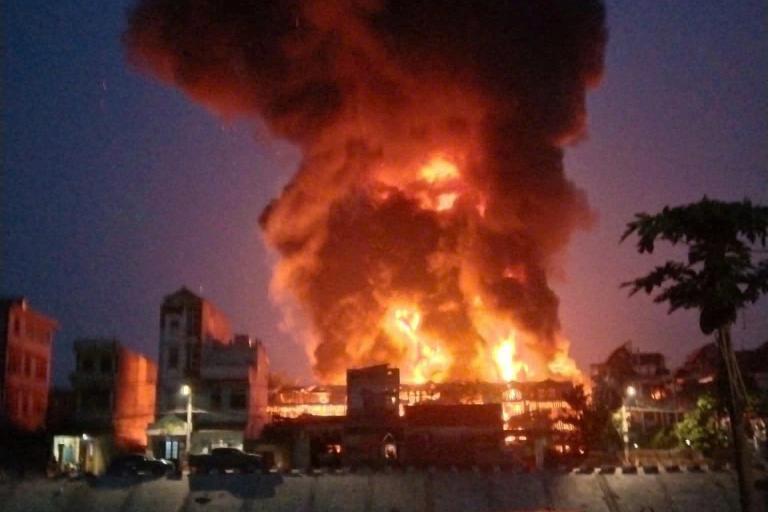
#> input picture ai_module/image.png, 1536 x 1024 px (shown at 1/2 size)
$ python -i detector_api.py   (imports and definitions only)   (older library calls are emulated)
#> lines starting #> are read from the running program, lines starting #| are printed output that depends on the picture; after the words box and inside, x2 and y2 are one past the last pixel; in counts of white or black regions, pixels touching at a corner belong together
"""
Lightweight HTTP detector for the multi-camera scanner.

POST /detect
{
  "camera": {"camera_id": "...", "name": "..."},
  "image_base64": "...",
  "content_type": "image/jpeg",
  "timestamp": "..."
}

Response:
{
  "detections": [
    {"event_type": "fire", "confidence": 0.82, "severity": "high", "metadata": {}}
  ]
}

This server intentionally uses Python's standard HTTP server so it can run with
the current requirements. OpenCV handles the baseline fire/flood heuristics.
YOLO traffic detection can be enabled with DETECTOR_ENABLE_YOLO=true.
"""

import base64
import json
import logging
import os
import requests
import time
from collections import defaultdict, deque
from http.server import BaseHTTPRequestHandler, ThreadingHTTPServer
from pathlib import Path
from typing import Any, Dict, List, Optional, Tuple

import cv2
import numpy as np
from dotenv import load_dotenv

MODULE_DIR = Path(__file__).resolve().parent
# [1 line not run here, left out]

HOST = os.getenv("DETECTOR_HOST", "127.0.0.1")
PORT = int(os.getenv("DETECTOR_PORT", "5055"))
ENABLE_YOLO = os.getenv("DETECTOR_ENABLE_YOLO", "false").lower() == "true"
GROQ_API_KEY = os.getenv("GROQ_API_KEY", "")
GROQ_VISION_MODEL = os.getenv("GROQ_VISION_MODEL", "meta-llama/llama-4-scout-17b-16e-instruct")
GEMINI_API_KEY = os.getenv("GEMINI_API_KEY", "")
GEMINI_VISION_MODEL = os.getenv("GEMINI_VISION_MODEL", "gemini-2.5-flash")
OPENROUTER_API_KEY = os.getenv("OPENROUTER_API_KEY", "")
AI_PROVIDER = os.getenv("DETECTOR_AI_PROVIDER", "groq").strip().lower()
DEFAULT_AI_MODEL = {
    "gemini": GEMINI_VISION_MODEL,
    "openrouter": "nvidia/nemotron-3-super-120b-a12b:free",
}.get(AI_PROVIDER, GROQ_VISION_MODEL)
REQUESTED_AI_MODEL = os.getenv(
    "DETECTOR_AI_MODEL",
    DEFAULT_AI_MODEL,
)
AI_TEXT_MODEL_FALLBACK = os.getenv("DETECTOR_AI_TEXT_MODEL_FALLBACK", "x-ai/grok-4.3")
IMAGE_ONLY_AI_MODELS = {"x-ai/grok-imagine-image-quality"}
AI_MODEL_FALLBACK_REASON = ""
AI_MODEL = REQUESTED_AI_MODEL
if AI_PROVIDER == "openrouter" and REQUESTED_AI_MODEL in IMAGE_ONLY_AI_MODELS:
    AI_MODEL = AI_TEXT_MODEL_FALLBACK
    AI_MODEL_FALLBACK_REASON = (
        f"{REQUESTED_AI_MODEL} outputs images, so detector uses {AI_TEXT_MODEL_FALLBACK} for image-to-JSON recognition"
    )
AI_ENDPOINT = os.getenv(
    "DETECTOR_AI_ENDPOINT",
    {
        "gemini": "https://generativelanguage.googleapis.com/v1beta/openai/chat/completions",
        "openrouter": "https://openrouter.ai/api/v1/chat/completions",
    }.get(AI_PROVIDER, "https://api.groq.com/openai/v1/chat/completions"),
)
AI_API_KEY = {
    "gemini": GEMINI_API_KEY,
    "openrouter": OPENROUTER_API_KEY,
}.get(AI_PROVIDER, GROQ_API_KEY)
AI_ENABLED_DEFAULT = os.getenv("DETECTOR_GROQ_ENABLED", "false") if AI_PROVIDER == "groq" else "true"
AI_ENABLED = os.getenv("DETECTOR_AI_ENABLED", AI_ENABLED_DEFAULT).lower() == "true" and bool(AI_API_KEY)
AI_RATE_LIMIT_PER_MIN = int(os.getenv("DETECTOR_AI_RATE_LIMIT_PER_MIN", "20" if AI_PROVIDER == "openrouter" else "30"))
AI_REFERER = os.getenv("DETECTOR_AI_REFERER", "http://localhost:3000")
AI_TITLE = os.getenv("DETECTOR_AI_TITLE", "Smart Alert Detector Demo")
AI_FIRE_MIN_CONFIDENCE = float(os.getenv("DETECTOR_AI_FIRE_MIN_CONFIDENCE", "0.75"))
AI_FLOOD_MIN_CONFIDENCE = float(os.getenv("DETECTOR_AI_FLOOD_MIN_CONFIDENCE", "0.78"))
OPENCV_INCIDENT_FALLBACK = os.getenv("DETECTOR_OPENCV_INCIDENT_FALLBACK", "false").lower() == "true"
OPENCV_FIRE_SAFETY_NET = os.getenv("DETECTOR_OPENCV_FIRE_SAFETY_NET", "true").lower() == "true"
FIRE_REQUIRE_AI_VERIFICATION = os.getenv("DETECTOR_FIRE_REQUIRE_AI_VERIFICATION", "true").lower() == "true"
FIRE_ALLOW_LOCAL_FALLBACK = os.getenv("DETECTOR_FIRE_ALLOW_LOCAL_FALLBACK", "false").lower() == "true"
FLOOD_REQUIRE_AI_VERIFICATION = os.getenv("DETECTOR_FLOOD_REQUIRE_AI_VERIFICATION", "true").lower() == "true"
FLOOD_ALLOW_LOCAL_FALLBACK = os.getenv("DETECTOR_FLOOD_ALLOW_LOCAL_FALLBACK", "false").lower() == "true"

# ── Fire thresholds ──────────────────────────────────────────────────────────
MIN_FIRE_RATIO = float(os.getenv("DETECTOR_FIRE_RATIO", "0.025"))
STRONG_FIRE_RATIO = float(os.getenv("DETECTOR_STRONG_FIRE_RATIO", "0.08"))
# Require this many consecutive positive frames before alerting (per-camera)
FIRE_CONFIRM_FRAMES = int(os.getenv("DETECTOR_FIRE_CONFIRM_FRAMES", "2"))

# ── Flood thresholds ─────────────────────────────────────────────────────────
FLOOD_WATCH_RATIO = float(os.getenv("DETECTOR_FLOOD_WATCH_RATIO", "0.22"))
FLOOD_ALERT_RATIO = float(os.getenv("DETECTOR_FLOOD_ALERT_RATIO", "0.38"))
# Minimum connected-component area (px²) to avoid noise specks
FLOOD_MIN_AREA = int(os.getenv("DETECTOR_FLOOD_MIN_AREA", "2500"))
FLOOD_ROI_START_RATIO = float(os.getenv("DETECTOR_FLOOD_ROI_START_RATIO", "0.45"))
FLOOD_MIN_LARGEST_BLOB_RATIO = float(os.getenv("DETECTOR_FLOOD_MIN_LARGEST_BLOB_RATIO", "0.08"))
FLOOD_MIN_BOTTOM_COVERAGE = float(os.getenv("DETECTOR_FLOOD_MIN_BOTTOM_COVERAGE", "0.18"))
FLOOD_MAX_TEXTURE_SCORE = float(os.getenv("DETECTOR_FLOOD_MAX_TEXTURE_SCORE", "0.50"))
FLOOD_MAX_EDGE_DENSITY = float(os.getenv("DETECTOR_FLOOD_MAX_EDGE_DENSITY", "0.18"))
FLOOD_ENABLE_REFLECTIVE_MASK = os.getenv("DETECTOR_FLOOD_ENABLE_REFLECTIVE_MASK", "false").lower() == "true"

# ── Traffic thresholds ───────────────────────────────────────────────────────
TRAFFIC_MIN_VEHICLES = int(os.getenv("DETECTOR_TRAFFIC_MIN_VEHICLES", "21"))
DEMO_TRAFFIC_MIN_VEHICLES = int(os.getenv("DETECTOR_DEMO_TRAFFIC_MIN_VEHICLES", "10"))
# Minimum vehicle density (vehicles per 10 000 px²) to confirm jam
TRAFFIC_MIN_DENSITY = float(os.getenv("DETECTOR_TRAFFIC_MIN_DENSITY", "0.015"))
# Displacement thresholds (pixels) for speed classification between frames
TRAFFIC_SPEED_STOPPED = float(os.getenv("DETECTOR_TRAFFIC_SPEED_STOPPED", "5.0"))
TRAFFIC_SPEED_SLOW = float(os.getenv("DETECTOR_TRAFFIC_SPEED_SLOW", "15.0"))
# Number of consecutive slow/stopped frames to confirm a traffic jam
TRAFFIC_JAM_CONFIRM_FRAMES = int(os.getenv("DETECTOR_TRAFFIC_JAM_CONFIRM", "3"))
# Number of consecutive flowing frames to clear a jam
TRAFFIC_JAM_CLEAR_FRAMES = int(os.getenv("DETECTOR_TRAFFIC_JAM_CLEAR", "2"))
# IoU threshold for matching vehicles between frames
TRAFFIC_IOU_THRESHOLD = float(os.getenv("DETECTOR_TRAFFIC_IOU_THRESHOLD", "0.3"))

YOLO_WEIGHTS = os.getenv("DETECTOR_YOLO_WEIGHTS", "yolo26x.pt")
YOLO_FALLBACK_WEIGHTS = [
    item.strip()
    for item in os.getenv("DETECTOR_YOLO_FALLBACK_WEIGHTS", "yolo26l.pt,yolo26m.pt,yolo11x.pt,yolov8m.pt").split(",")
    if item.strip()
]
YOLO_CONF = float(os.getenv("DETECTOR_YOLO_CONF", "0.25"))
YOLO_SLICE_CONF = float(os.getenv("DETECTOR_YOLO_SLICE_CONF", "0.20"))
YOLO_IOU = float(os.getenv("DETECTOR_YOLO_IOU", "0.45"))
YOLO_IMG_SIZE = int(os.getenv("DETECTOR_YOLO_IMG_SIZE", "1280"))
YOLO_ENABLE_SLICES = os.getenv("DETECTOR_YOLO_ENABLE_SLICES", "true").lower() == "true"
VEHICLE_CLASSES = {2, 3, 5, 7}

ENABLE_FIRE_YOLO = os.getenv("DETECTOR_ENABLE_FIRE_YOLO", "true").lower() == "true"
FIRE_YOLO_WEIGHTS = os.getenv("DETECTOR_FIRE_YOLO_WEIGHTS", "fire_smoke_yolov8n.pt")
FIRE_YOLO_CONF = float(os.getenv("DETECTOR_FIRE_YOLO_CONF", "0.50"))
FIRE_YOLO_IOU = float(os.getenv("DETECTOR_FIRE_YOLO_IOU", "0.45"))
FIRE_YOLO_IMG_SIZE = int(os.getenv("DETECTOR_FIRE_YOLO_IMG_SIZE", "640"))
FIRE_YOLO_CLASSES = {"fire", "smoke"}
FIRE_YOLO_MIN_BOX_AREA_RATIO = float(os.getenv("DETECTOR_FIRE_YOLO_MIN_BOX_AREA_RATIO", "0.004"))
FIRE_YOLO_IGNORE_TOP_RATIO = float(os.getenv("DETECTOR_FIRE_YOLO_IGNORE_TOP_RATIO", "0.10"))

# [5 lines not run here, left out]
log = logging.getLogger(__name__)

model = None
model_name: Optional[str] = None
fire_model = None
fire_model_name: Optional[str] = None

# Per-camera fire frame counters: camera_id -> int
_fire_counters: Dict[str, int] = defaultdict(int)


# ─────────────────────────────────────────────────────────────────────────────
# Traffic State Tracker (per-camera temporal analysis)
# ─────────────────────────────────────────────────────────────────────────────

class TrafficStateTracker:
    """
    Per-camera state cho traffic detection có temporal analysis.

    Lưu trữ:
    - Previous frame (grayscale) để tính optical flow
    - Previous vehicle bounding boxes để match qua IoU
    - Speed history (sliding window) để lọc nhiễu
    - Jam confirmation counter (tương tự fire_counters)
    - Clear counter (để giải phóng jam khi xe bắt đầu chạy lại)
    """

    # [188 lines left out: functions __init__, update, _centroid, _iou, _match_vehicles_iou, not called in this run]


# Per-camera traffic state trackers
_traffic_trackers: Dict[str, TrafficStateTracker] = defaultdict(TrafficStateTracker)


# [262 lines left out: functions resolve_weight_candidate, is_git_lfs_pointer, load_yolo, load_fire_yolo, box_iou, add_vehicle_box and 5 more, not called in this run]


def ratio_for_mask(mask: np.ndarray) -> float:
    return float(cv2.countNonZero(mask)) / float(mask.shape[0] * mask.shape[1])


# ─────────────────────────────────────────────────────────────────────────────
# Fire Detection
# ─────────────────────────────────────────────────────────────────────────────

# [125 lines left out: functions _fire_color_mask, _has_fire_flicker, _filter_road_marking_blobs, detect_fire, not called in this run]


# ─────────────────────────────────────────────────────────────────────────────
# Flood Detection
# ─────────────────────────────────────────────────────────────────────────────

def _flood_mask(hsv: np.ndarray) -> np.ndarray:
    """
    Dual-range flood mask:
    1. Muddy brown water (H 5–35): nước lũ bùn đỏ
    2. Grey-blue water (H 90–130, low S): nước đô thị sau mưa, mặt đường ngập
    Only the lower road band is analysed (sky / signage excluded).
    """
    h, w = hsv.shape[:2]
    roi_start = int(h * FLOOD_ROI_START_RATIO)

    hsv_roi = hsv[roi_start:, :]

    # Range 1 — muddy/brown flood water
    muddy_lower = np.array([5,  30,  30])
    muddy_upper = np.array([35, 200, 180])
    tan_lower = np.array([8,  12,  70])
    tan_upper = np.array([45, 190, 235])

    # Range 2 — grey-blue stagnant water on urban roads
    grey_lower  = np.array([90,  15,  30])
    grey_upper  = np.array([130, 150, 180])
    reflective_lower = np.array([0, 0, 55])
    reflective_upper = np.array([180, 70, 210])

    mask = (
        cv2.inRange(hsv_roi, muddy_lower, muddy_upper) |
        cv2.inRange(hsv_roi, tan_lower, tan_upper) |
        cv2.inRange(hsv_roi, grey_lower, grey_upper)
    )
    if FLOOD_ENABLE_REFLECTIVE_MASK:
        mask |= cv2.inRange(hsv_roi, reflective_lower, reflective_upper)

    kernel = cv2.getStructuringElement(cv2.MORPH_ELLIPSE, (7, 7))
    mask = cv2.morphologyEx(mask, cv2.MORPH_OPEN,  kernel)
    mask = cv2.morphologyEx(mask, cv2.MORPH_CLOSE, kernel)

    # Remove small noise blobs (area filter)
    n_labels, labels, stats, _ = cv2.connectedComponentsWithStats(mask, connectivity=8)
    filtered = np.zeros_like(mask)
    for i in range(1, n_labels):
        if stats[i, cv2.CC_STAT_AREA] >= FLOOD_MIN_AREA:
            filtered[labels == i] = 255

    return filtered


def _flood_region_stats(mask: np.ndarray) -> Dict[str, float]:
    roi_area = float(mask.shape[0] * mask.shape[1]) if mask.size else 0.0
    if roi_area <= 0:
        return {"largest_blob_ratio": 0.0, "bottom_coverage": 0.0}

    n_labels, _, stats, _ = cv2.connectedComponentsWithStats(mask, connectivity=8)
    largest_area = 0
    for i in range(1, n_labels):
        largest_area = max(largest_area, int(stats[i, cv2.CC_STAT_AREA]))

    band_height = max(1, int(mask.shape[0] * 0.18))
    bottom_band = mask[-band_height:, :]
    bottom_area = float(bottom_band.shape[0] * bottom_band.shape[1])
    bottom_coverage = cv2.countNonZero(bottom_band) / bottom_area if bottom_area > 0 else 0.0

    return {
        "largest_blob_ratio": largest_area / roi_area,
        "bottom_coverage": float(bottom_coverage),
    }


def _flood_edge_density(frame: np.ndarray) -> float:
    h = frame.shape[0]
    roi = frame[int(h * FLOOD_ROI_START_RATIO):, :]
    if roi.size == 0:
        return 1.0

    gray = cv2.cvtColor(roi, cv2.COLOR_BGR2GRAY)
    edges = cv2.Canny(gray, 60, 160)
    return cv2.countNonZero(edges) / float(edges.shape[0] * edges.shape[1])


def _flood_texture_score(frame: np.ndarray) -> float:
    """
    Texture analysis bằng Gabor filter: nước thật có reflection + ripple pattern
    (texture mịn, đồng đều) khác với mặt đường khô (texture thô).

    Trả về score 0.0–1.0:
    - Score thấp (< 0.3) → texture mịn → khả năng có nước
    - Score cao (> 0.6) → texture thô → đường khô, không phải nước
    """
    h, w = frame.shape[:2]
    roi = frame[int(h * FLOOD_ROI_START_RATIO):, :]
    if roi.size == 0:
        return 1.0

    gray = cv2.cvtColor(roi, cv2.COLOR_BGR2GRAY)

    # Gabor filter ở nhiều hướng
    texture_responses = []
    for theta in [0, np.pi / 4, np.pi / 2, 3 * np.pi / 4]:
        kernel = cv2.getGaborKernel(
            ksize=(21, 21), sigma=4.0, theta=theta,
            lambd=10.0, gamma=0.5, psi=0
        )
        response = cv2.filter2D(gray, cv2.CV_64F, kernel)
        texture_responses.append(float(np.std(response)))

    # Trung bình variance của texture ở các hướng
    avg_texture = float(np.mean(texture_responses))

    # Normalize: texture mịn (nước) cho score thấp, texture thô cho score cao
    # Giá trị thực nghiệm: nước thường < 15, đường khô > 25
    score = min(1.0, avg_texture / 40.0)
    return score


def detect_flood(frame: np.ndarray) -> Dict[str, Any] | None:
    hsv = cv2.cvtColor(frame, cv2.COLOR_BGR2HSV)
    mask = _flood_mask(hsv)

    # Ratio is relative to the same lower road band used by _flood_mask.
    roi_area = mask.shape[0] * mask.shape[1]
    water_pixels = float(cv2.countNonZero(mask))
    water_ratio = water_pixels / float(roi_area) if roi_area > 0 else 0.0

    if water_ratio < FLOOD_WATCH_RATIO:
        return None

    # ── Texture analysis: giảm false positive ──
    # Nước thật có texture mịn (score thấp), đường ướt có texture thô (score cao)
    region_stats = _flood_region_stats(mask)
    texture_score = _flood_texture_score(frame)
    edge_density = _flood_edge_density(frame)

    # Nếu texture thô (score > 0.55) VÀ water_ratio thấp → có thể chỉ là đường ướt
    strong_shape = (
        region_stats["largest_blob_ratio"] >= FLOOD_MIN_LARGEST_BLOB_RATIO and
        region_stats["bottom_coverage"] >= FLOOD_MIN_BOTTOM_COVERAGE
    )
    smooth_enough = (
        texture_score <= FLOOD_MAX_TEXTURE_SCORE and
        edge_density <= FLOOD_MAX_EDGE_DENSITY
    )

    # Wet asphalt and rain reflections are often scattered, high-texture, or
    # edge-heavy. Require a continuous lower-frame water region before alerting.
    if not strong_shape:
        very_weak_bottom = region_stats["bottom_coverage"] < FLOOD_MIN_BOTTOM_COVERAGE * 0.6
        very_rough = texture_score > max(FLOOD_MAX_TEXTURE_SCORE + 0.12, 0.62)
        very_edge_heavy = edge_density > max(FLOOD_MAX_EDGE_DENSITY + 0.07, 0.25)
        if water_ratio < FLOOD_ALERT_RATIO or very_weak_bottom or very_rough or very_edge_heavy:
            log.info(
                "Flood candidate rejected: ratio=%.4f texture=%.3f edge=%.3f largest=%.3f bottom=%.3f",
                water_ratio,
                texture_score,
                edge_density,
                region_stats["largest_blob_ratio"],
                region_stats["bottom_coverage"],
            )
            return None
    elif not smooth_enough:
        very_edge_heavy = edge_density > max(FLOOD_MAX_EDGE_DENSITY + 0.07, 0.25)
        weak_for_texture_only = (
            texture_score > max(FLOOD_MAX_TEXTURE_SCORE + 0.12, 0.62) and
            region_stats["bottom_coverage"] < 0.35
        )
        if water_ratio < FLOOD_ALERT_RATIO or very_edge_heavy or weak_for_texture_only:
            log.info(
                "Flood candidate rejected: ratio=%.4f texture=%.3f edge=%.3f largest=%.3f bottom=%.3f",
                water_ratio,
                texture_score,
                edge_density,
                region_stats["largest_blob_ratio"],
                region_stats["bottom_coverage"],
            )
            return None

    if texture_score > FLOOD_MAX_TEXTURE_SCORE and water_ratio < FLOOD_ALERT_RATIO:
        log.info(
            "Flood candidate rejected: texture_score=%.3f (too rough for water), ratio=%.4f",
            texture_score, water_ratio,
        )
        return None

    # Điều chỉnh confidence dựa trên texture
    # Texture mịn → tăng confidence, texture thô → giảm confidence
    texture_modifier = max(0.55, 1.0 - texture_score * 0.6)
    geometry_modifier = min(1.15, 0.75 + region_stats["bottom_coverage"])
    confidence = min(0.99, water_ratio * 2.2 * texture_modifier * geometry_modifier)

    severity = "high" if water_ratio >= FLOOD_ALERT_RATIO else "medium"
    return {
        "event_type": "flood",
        "confidence": round(confidence, 3),
        "severity": severity,
        "water_ratio": round(water_ratio, 4),
        "metadata": {
            "water_ratio": round(water_ratio, 4),
            "texture_score": round(texture_score, 3),
            "edge_density": round(edge_density, 3),
            "largest_blob_ratio": round(region_stats["largest_blob_ratio"], 3),
            "bottom_coverage": round(region_stats["bottom_coverage"], 3),
            "detector": "opencv_dual_hsv_geometry_v3",
        },
    }


# ─────────────────────────────────────────────────────────────────────────────
# Traffic Detection (upgraded with temporal analysis)
# ─────────────────────────────────────────────────────────────────────────────

# [109 lines left out: function detect_traffic, not called in this run]


# ─────────────────────────────────────────────────────────────────────────────
# Combined
# ─────────────────────────────────────────────────────────────────────────────

# Rate limiting for AI provider API.
ai_request_times = deque(maxlen=max(1, AI_RATE_LIMIT_PER_MIN))
ai_backoff_until = 0.0

# [35 lines left out: functions can_call_ai, set_ai_backoff, ai_headers, not called in this run]


# [3 lines that did not run here, left out]


# [668 lines left out: functions ai_incident_min_confidence, ai_local_context, parse_ai_bool, evidence_is_allowed, verify_incident_with_ai, verify_traffic_jam_with_ai and 4 more, not called in this run]


class DetectorHandler(BaseHTTPRequestHandler):
    # [87 lines left out: functions _send_json, do_GET, do_POST, not called in this run]

    def log_message(self, _format, *_args):
        return


# [14 lines left out: function main, not called in this run]


# [2 lines not run here, left out]

>>> import cv2
>>> picture = cv2.imread('image.png')
#> picture is the input picture: shape (1024, 1536, 3); mean B, G, R 48.4, 52.2, 91.7
>>> result = detect_flood(picture)
#> in _flood_mask, `n_labels, labels, stats, _ = cv2.connectedComponentsWithStats(mask, co..`: n_labels = 123; stats = 123 rows, first 6: [0, 0, 1536, 564, 623888], [0, 0, 288, 320, 50829], [528, 0, 8, 6, 37], [1290, 0, 7, 4, 20], [1111, 17, 18, 29, 320], [552, 29, 7, 9, 47]
#> after the loop in _flood_mask, `for i in range(1, n_labels):`:
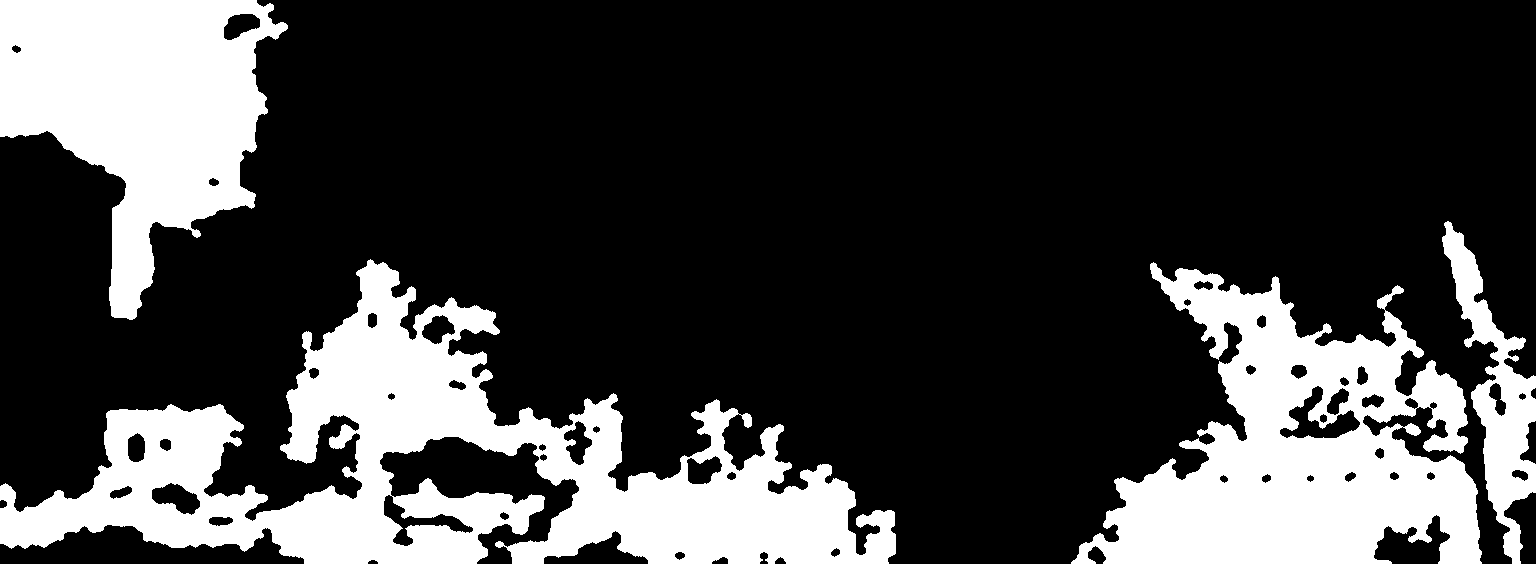
#> filtered: shape (564, 1536); 25.6% white; 4 white regions, box (x1, y1, x2, y2) and area: (0, 259, 896, 564) 96854, (1071, 262, 1482, 564) 63387, (0, 0, 288, 320) 50829, (1442, 221, 1536, 564) 10402
#> in detect_flood, `water_pixels = float(cv2.countNonZero(mask))`: water_pixels = 221472
#> in detect_flood, `water_ratio = water_pixels / float(roi_area) if roi_area > 0 else 0.0`: water_ratio = 0.256
#> in _flood_region_stats, `n_labels, _, stats, _ = cv2.connectedComponentsWithStats(mask, connect..`: n_labels = 5; stats = [[0, 0, 1536, 564, 644832], [0, 0, 288, 320, 50829], [1442, 221, 94, 343, 10402], [0, 259, 896, 305, 96854], [1071, 262, 411, 302, 63387]]
#> the loop in _flood_region_stats, `for i in range(1, n_labels):` made 4 passes
#> largest_area on passes 1 to 4: 50829, 50829, 96854, 96854
#> in _flood_region_stats, `bottom_coverage = cv2.countNonZero(bottom_band) / bottom_area if botto..`: bottom_coverage = 0.608
#> in detect_flood, `region_stats = _flood_region_stats(mask)`: region_stats = {'largest_blob_ratio': 0.112, 'bottom_coverage': 0.608}
#> after the loop in _flood_texture_score, `for theta in [0, np.pi / 4, np.pi / 2, 3 * np.pi / 4]:`:
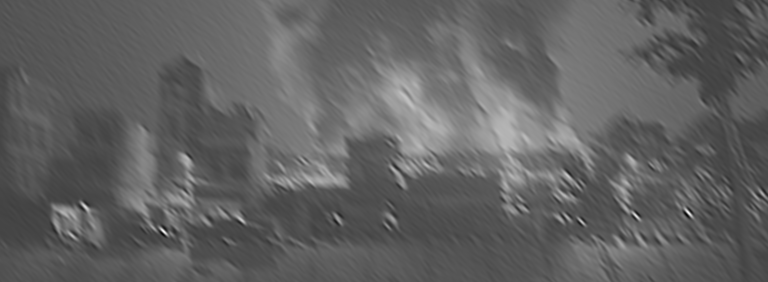
#> response: shape (564, 1536) float64 (shown at 1/2 size); min -1850.7, max 5339.5, mean 909.5; drawn with min black and max white
#> after the loop in _flood_texture_score, `for theta in [0, np.pi / 4, np.pi / 2, 3 * np.pi / 4]:`: texture_responses = [415.6, 600.7, 398.3, 606.5]
#> in _flood_texture_score, `avg_texture = float(np.mean(texture_responses))`: avg_texture = 505.3
#> in _flood_texture_score, `score = min(1.0, avg_texture / 40.0)`: score = 1
#> in _flood_edge_density, `edges = cv2.Canny(gray, 60, 160)`:
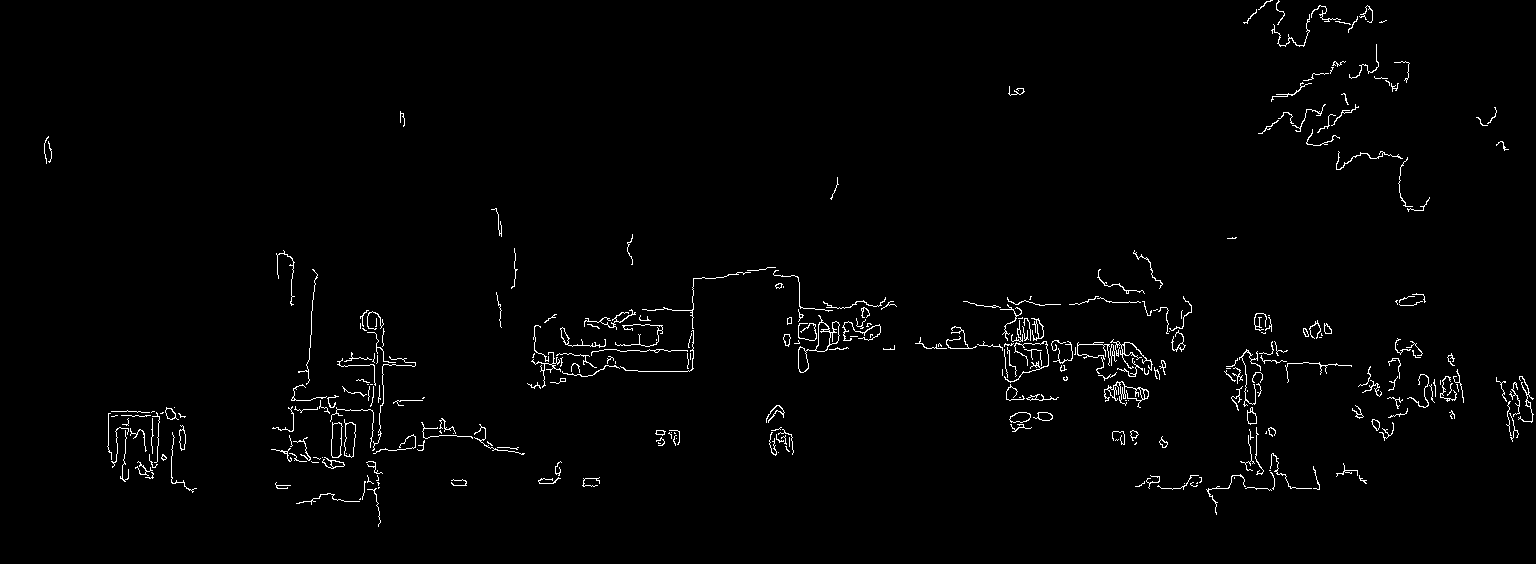
#> edges: shape (564, 1536); 1.5% white in thin lines or dots
#> in detect_flood, `edge_density = _flood_edge_density(frame)`: edge_density = 0.0152
#> in detect_flood, `strong_shape = ( region_stats["largest_blob_ratio"] >= FLOOD_MIN_LARGE..`: strong_shape = True
#> in detect_flood, `smooth_enough = ( texture_score <= FLOOD_MAX_TEXTURE_SCORE and edge_de..`: smooth_enough = False
